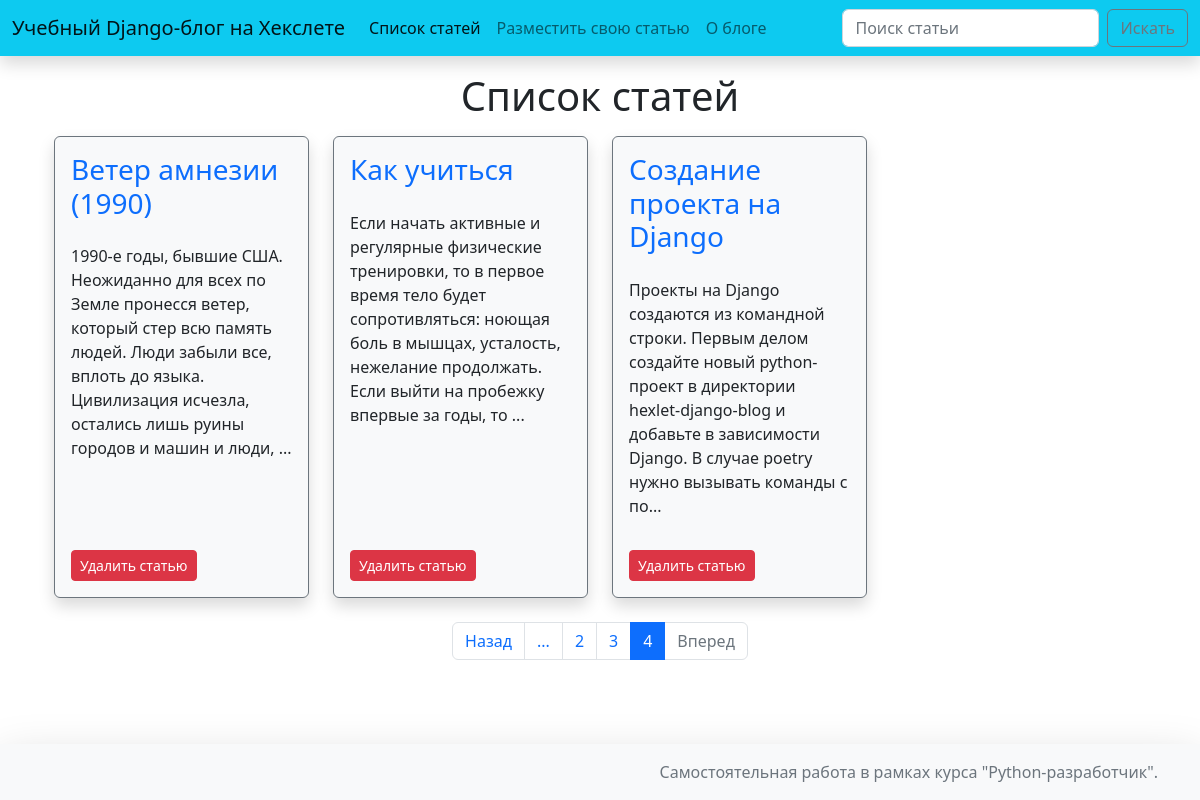
The app's page /articles/?page=4 with its own data.
### hexlet_django_blog/article/models.py (models this page shows, shortened)
class Article(models.Model):
    name = models.CharField(max_length=200)  # название статьи
    body = models.TextField()  # тело статьи
    timestamp = models.DateTimeField(auto_now_add=True)

### hexlet_django_blog/article/views.py (the view)
# urls.py: path('', views.IndexView.as_view(), name='articles'),
class IndexView(View):
    def get(self, request, *args, **kwargs):
        query = request.GET.get('q', '')
        page = int(request.GET.get('page', '1'))
        if query:
            articles = Article.objects.filter(Q(name__icontains=query))
        else:
            articles = Article.objects.all().order_by('id')
        articles_paginator = Paginator(articles, 8)
        return render(request, 'articles/index.html', context={
            'articles': articles_paginator.get_page(page),
            'query': query,
            'num_pages': articles_paginator.num_pages
        })

### hexlet_django_blog/templates/articles/index.html (shortened to what this page needs)
{% extends 'layout/default.html' %}
{% block article_list %}active{% endblock %}
{% block title %}Список статей{% endblock %}
{% block content %}
    <div class="container">
        <div class="row md-3">
            {% for article in articles %}
            <div class="col-12 col-md-4 col-lg-3 mb-4">
                <article class="border border-secondary rounded shadow bg-light h-100 d-flex flex-column bd-highlight p-2 mb-3" >
                    <div class="p-2 bd-highlight"><h3><a class="link-primary text-decoration-none" href="{% url 'article' article.id %}">{{ article.name }}</a></h3></div>
                    <div class="p-2 bd-highlight">{%if article.body|length > 200 %}{{ article.body|slice:":200" }}...{% else %}{{ article.body }}{% endif %}</div>
                    <div class="mt-auto p-2 bd-highlight">
                        <form action="{% url 'article_delete' article.id %}" method="post">
                        <button type="submit" class="btn btn-danger btn-sm">Удалить статью</button>
                        </form>
                    </div>
                </article>
            </div>
            {% endfor %}
        </div>
        {% if num_pages > 1 %}
        <div class="row">
            <div class="col">
                <nav>
                  <ul class="pagination justify-content-center">
                    <li class="page-item {% if not articles.has_previous %}disabled{% endif %}">
                      <a class="page-link" href="{% if articles.has_previous %}{% url 'articles' %}?page={{ articles.previous_page_number }}{% endif %}">Назад</a>
                    </li>
                        {% if articles.number|add:'-2' > 1 %}
                        <li class="page-item">
                            <a class="page-link" href="{% url 'articles' %}?page={{ articles.number|add:'-3' }}">...</a>
                        </li>
                        {% endif %}
                        {% for page in articles.paginator.page_range %}
                          <li class="page-item {% if page == articles.number %}active{% endif %}">
                              {% if page > articles.number|add:'-3' and page < articles.number|add:'3' %}
                              <a class="page-link" href="{% url 'articles' %}?page={{ page }}">{{ page }}</a>
                              {% endif %}
                          </li>
                        {% endfor %}
                    <li class="page-item {% if not articles.has_next %}disabled{% endif %}">
                      <a class="page-link" href="{% if articles.has_next %}{% url 'articles' %}?page={{ articles.next_page_number }}{% endif %}">Вперед</a>
                    </li>
                  </ul>
                </nav>
            </div>
        </div>
        {% endif %}
    </div>
{% endblock %}

### records on screen
Article: name "Ветер амнезии (1990)", body "1990-е годы, бывшие США. Неожиданно для всех по Земле пронесся ветер, который стер всю память людей. Люди забыли все, вплоть до языка. Цивилизация исчезла, остались лишь руины городов и машин и люди,"
Article: name "Как учиться", body "Если начать активные и регулярные физические тренировки, то в первое время тело будет сопротивляться: ноющая боль в мышцах, усталость, нежелание продолжать. Если выйти на пробежку впервые за годы, то"
Article: name "Создание проекта на Django", body "Проекты на Django создаются из командной строки. Первым делом создайте новый python-проект в директории hexlet-django-blog и добавьте в зависимости Django. В случае poetry нужно вызывать команды с по"

### other values on screen
{{ page }} "2" "3" "4"
